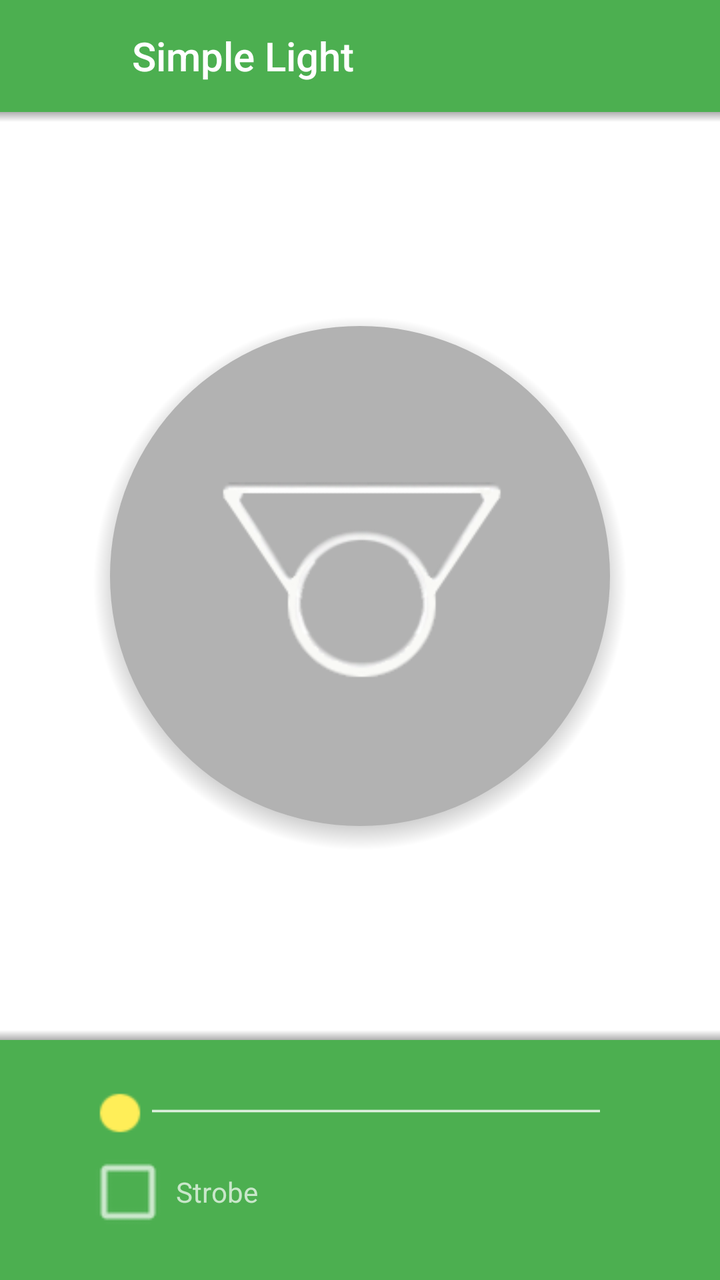
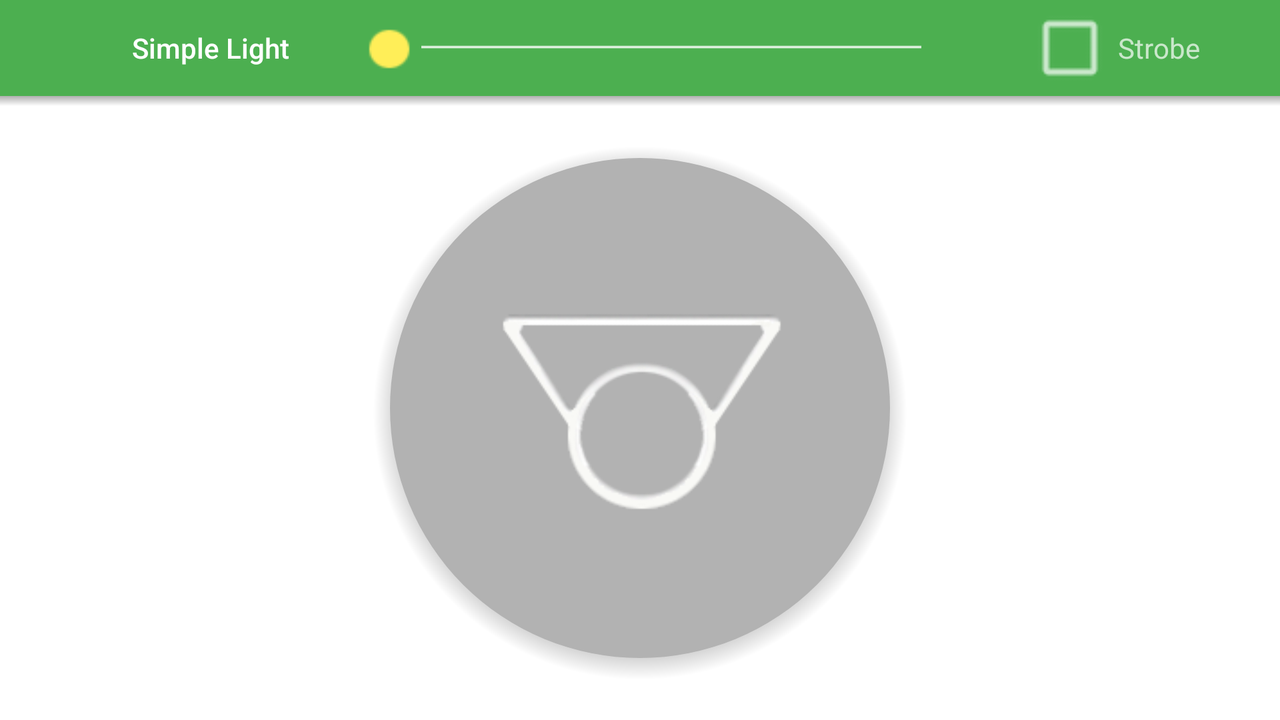

The same Android screen from two of the app's own layout files: first res/layout/ as a phone draws it, then the repository's variant for another configuration, drawn on a device whose configuration selects that folder. Both files follow.
<!-- AndroidManifest.xml: application theme AppTheme -->
<!-- res/layout/fragment_light.xml -->
<RelativeLayout xmlns:android="http://schemas.android.com/apk/res/android"
             xmlns:tools="http://schemas.android.com/tools"
             android:layout_width="fill_parent"
             android:layout_height="match_parent"
             tools:context="com.chaspe.simplelight.LightFragment"
             >


    <android.support.v7.widget.Toolbar
        android:id="@+id/toolbar"
        android:layout_height="?attr/actionBarSize"
        android:layout_width="match_parent"
        android:minHeight="?attr/actionBarSize"
        android:background="@color/p500"
        android:layout_alignParentTop="true"
        >


        <LinearLayout
            android:layout_width="match_parent"
            android:layout_height="match_parent"
            android:orientation="horizontal">
        <Button
            android:id="@+id/exit"
            android:layout_width="50dp"
            android:layout_height="50dp"
            android:background="@drawable/abc_ic_clear_mtrl_alpha"
            android:gravity="center"
            android:backgroundTint="@color/t1"
            />
        <TextView
            android:layout_width="wrap_content"
            android:layout_height="match_parent"
            android:layout_weight="1"
            android:text="@string/app_name"
            android:textAppearance="@style/TextAppearance.Widget.AppCompat.Toolbar.Title"
            android:gravity="center_vertical"
            android:textColor="@color/t1"
            />
        </LinearLayout>
    </android.support.v7.widget.Toolbar>

    <FrameLayout
        android:layout_width="match_parent"
        android:layout_height="match_parent"
        android:background="@color/t1"
        android:layout_below="@+id/toolbar"
        android:layout_above="@+id/bottombar"

        >

        <ImageView
            xmlns:android="http://schemas.android.com/apk/res/android"
            android:id="@+id/button_shadow"
            android:layout_height="fill_parent"
            android:layout_width="fill_parent"
            android:src="@drawable/buttonshadowcircle"
            android:layout_gravity="center"
            />

        <CheckBox
            android:layout_width="wrap_content"
            android:layout_height="wrap_content"
            android:background="@drawable/button_shape"
            android:padding="50dp"
            android:id="@+id/light_button"
            android:layout_gravity="center"
            android:gravity="center"
            android:button="@android:color/transparent"

            />
        <ImageView
            xmlns:android="http://schemas.android.com/apk/res/android"
            android:id="@+id/logo"
            android:layout_height="180dp"
            android:layout_width="180dp"
            android:src="@drawable/lightlogo"
            android:layout_gravity="center"
            />
        <ImageView
            xmlns:android="http://schemas.android.com/apk/res/android"
            android:id="@+id/shadow"
            android:layout_height="@dimen/shadow_height"
            android:layout_width="match_parent"
            android:src="@drawable/chshadow"
            android:layout_gravity="top"
            />
        <ImageView
            xmlns:android="http://schemas.android.com/apk/res/android"
            android:id="@+id/shadowup"
            android:layout_height="@dimen/shadow_height"
            android:layout_width="match_parent"
            android:src="@drawable/chshadowup"
            android:layout_above="@+id/bottombar"
            android:layout_gravity="bottom"
            />
    </FrameLayout>

    <LinearLayout
        android:id="@+id/bottombar"
        android:layout_width="match_parent"
        android:layout_height="wrap_content"
        android:orientation="vertical"
        android:padding="20dp"
        android:background="@color/p500"
        android:layout_alignParentBottom="true"
        >

        <SeekBar
            android:layout_width="match_parent"
            android:layout_height="wrap_content"
            android:id="@+id/brightness"
            android:paddingLeft="40dp"
            android:paddingRight="40dp"
            android:progressDrawable="@drawable/chprogress"
            android:thumb="@drawable/chcontrol"
            />

        <CheckBox
            android:id="@+id/checkbox"
            android:layout_width="wrap_content"
            android:layout_height="wrap_content"
            android:text="@string/strobe"
            android:layout_marginLeft="20dp"
            android:textColor="@color/t2"
            android:button="@drawable/chcheck_box"

            />

    </LinearLayout>

</RelativeLayout>
<!-- resources referenced by this layout -->
<resources>
  <item name="p500" type="color">#ff4caf50</item>
  <item name="t1" type="color">#ffffffff</item>
  <item name="t2" type="color">#b2ffffff</item>
  <dimen name="shadow_height">5dp</dimen>
  <!-- drawable button_shape (drawable-xxhdpi) -->
  <?xml version="1.0" encoding="utf-8"?>
  <selector xmlns:android="http://schemas.android.com/apk/res/android">
      <item android:drawable="@drawable/buttonoffcircle"
            android:state_checked="false" />
      <item android:drawable="@drawable/buttononcircle"
            android:state_checked="true" />
  </selector>
  <!-- drawable buttonshadowcircle (drawable-xxhdpi) -->
  <?xml version="1.0" encoding="utf-8"?>
  <shape xmlns:android="http://schemas.android.com/apk/res/android"
      >
      <gradient
          android:type="radial"
          android:startColor="@color/black"
          android:centerColor="@color/black"
          android:endColor="@color/transparent"
          android:gradientRadius="400"
          android:centerY="0.508"
          />
  </shape>
  <!-- drawable chcheck_box (drawable-xxhdpi) -->
  <?xml version="1.0" encoding="utf-8"?>
  <selector xmlns:android="http://schemas.android.com/apk/res/android"
      >
      <item
          android:drawable="@drawable/check_off"
          android:state_checked="false"
          />
      <item
          android:drawable="@drawable/check_on"
          android:state_checked="true"
          />
  </selector>
  <!-- drawable chcontrol (drawable) -->
  <?xml version="1.0" encoding="utf-8"?>
  <selector xmlns:android="http://schemas.android.com/apk/res/android">
  
      <item android:drawable="@drawable/control_disabled" android:state_enabled="false"/>
      <item android:drawable="@drawable/control_pressed" android:state_pressed="true"/>
      <item android:drawable="@drawable/control_focused" android:state_selected="true"/>
      <item android:drawable="@drawable/control_normal"/>
  </selector>
  <!-- drawable chshadow (drawable-xxhdpi) -->
  <?xml version="1.0" encoding="utf-8"?>
  <shape xmlns:android="http://schemas.android.com/apk/res/android"
      >
      <gradient
          android:startColor="@color/shadow"
          android:endColor="@color/transparent"
          android:angle="-90"
          />
  </shape>
  <!-- drawable chshadowup (drawable-xxhdpi) -->
  <?xml version="1.0" encoding="utf-8"?>
  <shape xmlns:android="http://schemas.android.com/apk/res/android"
      >
      <gradient
          android:startColor="@color/shadow"
          android:endColor="@color/transparent"
          android:angle="90"
          />
  </shape>
  <string name="app_name">Simple Light</string>
  <string name="strobe">Strobe</string>
  <style name="AppTheme" parent="Theme.AppCompat.NoActionBar">
          
  
  
          
          <item name="colorPrimary">@color/p500</item>
  
          
          <item name="colorPrimaryDark">@color/p700</item>
  
          
          <item name="colorAccent">@color/a400</item>
  
          <item name="android:textColor">@color/t1</item>
          <item name="android:textColorSecondary">@color/t2</item>
  
      </style>
  <!-- drawable buttonoffcircle (drawable-xxhdpi) -->
  <?xml version="1.0" encoding="utf-8"?>
  <shape
      xmlns:android="http://schemas.android.com/apk/res/android"
      android:shape="oval" >
  
  
  
  <size
   android:width="250dp"
   android:height="250dp"
      />
  <solid
  android:color="@color/buttonoff" />
  
  </shape>
  <!-- drawable buttononcircle (drawable-xxhdpi) -->
  <?xml version="1.0" encoding="utf-8"?>
  <shape
      xmlns:android="http://schemas.android.com/apk/res/android"
      android:shape="oval" >
  
  
  
  <size
   android:width="250dp"
   android:height="250dp"
      />
  <solid
  android:color="@color/a400" />
  
  </shape>
  <item name="black" type="color">#ff000000</item>
  <item name="transparent" type="color">#00000000</item>
  <item name="shadow" type="color">#50000000</item>
  <item name="p700" type="color">#ff388e3c</item>
  <item name="a400" type="color">#ffffee58</item>
  <item name="buttonoff" type="color">#ffb2b2b2</item>
</resources>
<!-- res/layout-land/fragment_light.xml (the repository's variant of the layout above) -->
<!-- drawn on the phone turned sideways -->
<RelativeLayout xmlns:android="http://schemas.android.com/apk/res/android"
     xmlns:tools="http://schemas.android.com/tools"
     android:layout_width="fill_parent"
     android:layout_height="match_parent"
     tools:context="com.chaspe.simplelight.LightFragment"
     >

    
    <android.support.v7.widget.Toolbar
        android:id="@+id/toolbar"
        android:layout_height="?attr/actionBarSize"
        android:layout_width="match_parent"
        android:minHeight="?attr/actionBarSize"
        android:background="@color/p500"
        android:layout_alignParentTop="true"
        >

        <LinearLayout
            android:layout_width="match_parent"
            android:layout_height="match_parent"
            android:orientation="horizontal"
            >

            
            <Button
                android:id="@+id/exit"
                android:layout_width="50dp"
                android:layout_height="50dp"
                android:background="@drawable/abc_ic_clear_mtrl_alpha"
                android:gravity="center"
                android:backgroundTint="@color/t1"
                />

            
            <TextView
                android:layout_width="wrap_content"
                android:layout_height="match_parent"
                android:layout_weight="0"
                android:text="@string/app_name"
                android:textAppearance="@style/TextAppearance.Widget.AppCompat.Toolbar.Title"
                android:gravity="center_vertical"
                android:textColor="@color/t1"
                />

            
            <SeekBar
                android:layout_width="0dp"
                android:layout_height="wrap_content"
                android:id="@+id/brightness"
                android:layout_gravity="center_vertical"
                android:paddingRight="50dp"
                android:paddingLeft="50dp"
                android:progressDrawable="@drawable/chprogress"
                android:thumb="@drawable/chcontrol"
                android:layout_weight="1"
                />

            
            <CheckBox
                android:id="@+id/checkbox"
                android:layout_width="wrap_content"
                android:layout_height="wrap_content"
                android:text="@string/strobe"
                android:paddingRight="40dp"
                android:textColor="@color/t2"
                android:button="@drawable/chcheck_box"
                android:layout_gravity="center_vertical"
                android:layout_weight="0"
                />
        </LinearLayout>
    </android.support.v7.widget.Toolbar>
    

    
    <FrameLayout
        android:layout_width="match_parent"
        android:layout_height="match_parent"
        android:background="@color/t1"
        android:layout_below="@+id/toolbar"
        android:layout_above="@+id/bottombar"
        >

        
        <ImageView
            xmlns:android="http://schemas.android.com/apk/res/android"
            android:id="@+id/button_shadow"
            android:layout_height="fill_parent"
            android:layout_width="fill_parent"
            android:src="@drawable/buttonshadowcircle"
            android:layout_gravity="center"
            />

        
        <CheckBox
            android:layout_width="wrap_content"
            android:layout_height="wrap_content"
            android:background="@drawable/button_shape"
            android:padding="50dp"
            android:id="@+id/light_button"
            android:layout_gravity="center"
            android:gravity="center"
            android:button="@android:color/transparent"
            />

        
        <ImageView
            xmlns:android="http://schemas.android.com/apk/res/android"
            android:id="@+id/logo"
            android:layout_height="180dp"
            android:layout_width="180dp"
            android:src="@drawable/lightlogo"
            android:layout_gravity="center"
            />
        
        <ImageView
            xmlns:android="http://schemas.android.com/apk/res/android"
            android:id="@+id/shadow"
            android:layout_height="@dimen/shadow_height"
            android:layout_width="match_parent"
            android:src="@drawable/chshadow"
            android:layout_gravity="top"
            />
    </FrameLayout>
    
</RelativeLayout>
<!-- resources referenced by the variant -->
<!-- as the phone turned sideways resolves them -->
<resources>
  <item name="p500" type="color">#ff4caf50</item>
  <item name="t1" type="color">#ffffffff</item>
  <item name="t2" type="color">#b2ffffff</item>
  <dimen name="shadow_height">5dp</dimen>
  <!-- drawable button_shape (drawable-xxhdpi) -->
  <?xml version="1.0" encoding="utf-8"?>
  <selector xmlns:android="http://schemas.android.com/apk/res/android">
      <item android:drawable="@drawable/buttonoffcircle"
            android:state_checked="false" />
      <item android:drawable="@drawable/buttononcircle"
            android:state_checked="true" />
  </selector>
  <!-- drawable buttonshadowcircle (drawable-xxhdpi) -->
  <?xml version="1.0" encoding="utf-8"?>
  <shape xmlns:android="http://schemas.android.com/apk/res/android"
      >
      <gradient
          android:type="radial"
          android:startColor="@color/black"
          android:centerColor="@color/black"
          android:endColor="@color/transparent"
          android:gradientRadius="400"
          android:centerY="0.508"
          />
  </shape>
  <!-- drawable chcheck_box (drawable-xxhdpi) -->
  <?xml version="1.0" encoding="utf-8"?>
  <selector xmlns:android="http://schemas.android.com/apk/res/android"
      >
      <item
          android:drawable="@drawable/check_off"
          android:state_checked="false"
          />
      <item
          android:drawable="@drawable/check_on"
          android:state_checked="true"
          />
  </selector>
  <!-- drawable chcontrol (drawable) -->
  <?xml version="1.0" encoding="utf-8"?>
  <selector xmlns:android="http://schemas.android.com/apk/res/android">
  
      <item android:drawable="@drawable/control_disabled" android:state_enabled="false"/>
      <item android:drawable="@drawable/control_pressed" android:state_pressed="true"/>
      <item android:drawable="@drawable/control_focused" android:state_selected="true"/>
      <item android:drawable="@drawable/control_normal"/>
  </selector>
  <!-- drawable chshadow (drawable-xxhdpi) -->
  <?xml version="1.0" encoding="utf-8"?>
  <shape xmlns:android="http://schemas.android.com/apk/res/android"
      >
      <gradient
          android:startColor="@color/shadow"
          android:endColor="@color/transparent"
          android:angle="-90"
          />
  </shape>
  <string name="app_name">Simple Light</string>
  <string name="strobe">Strobe</string>
  <style name="AppTheme" parent="Theme.AppCompat.NoActionBar">
          
  
  
          
          <item name="colorPrimary">@color/p500</item>
  
          
          <item name="colorPrimaryDark">@color/p700</item>
  
          
          <item name="colorAccent">@color/a400</item>
  
          <item name="android:textColor">@color/t1</item>
          <item name="android:textColorSecondary">@color/t2</item>
  
      </style>
  <!-- drawable buttonoffcircle (drawable-xxhdpi) -->
  <?xml version="1.0" encoding="utf-8"?>
  <shape
      xmlns:android="http://schemas.android.com/apk/res/android"
      android:shape="oval" >
  
  
  
  <size
   android:width="250dp"
   android:height="250dp"
      />
  <solid
  android:color="@color/buttonoff" />
  
  </shape>
  <!-- drawable buttononcircle (drawable-xxhdpi) -->
  <?xml version="1.0" encoding="utf-8"?>
  <shape
      xmlns:android="http://schemas.android.com/apk/res/android"
      android:shape="oval" >
  
  
  
  <size
   android:width="250dp"
   android:height="250dp"
      />
  <solid
  android:color="@color/a400" />
  
  </shape>
  <item name="black" type="color">#ff000000</item>
  <item name="transparent" type="color">#00000000</item>
  <item name="shadow" type="color">#50000000</item>
  <item name="p700" type="color">#ff388e3c</item>
  <item name="a400" type="color">#ffffee58</item>
  <item name="buttonoff" type="color">#ffb2b2b2</item>
</resources>
